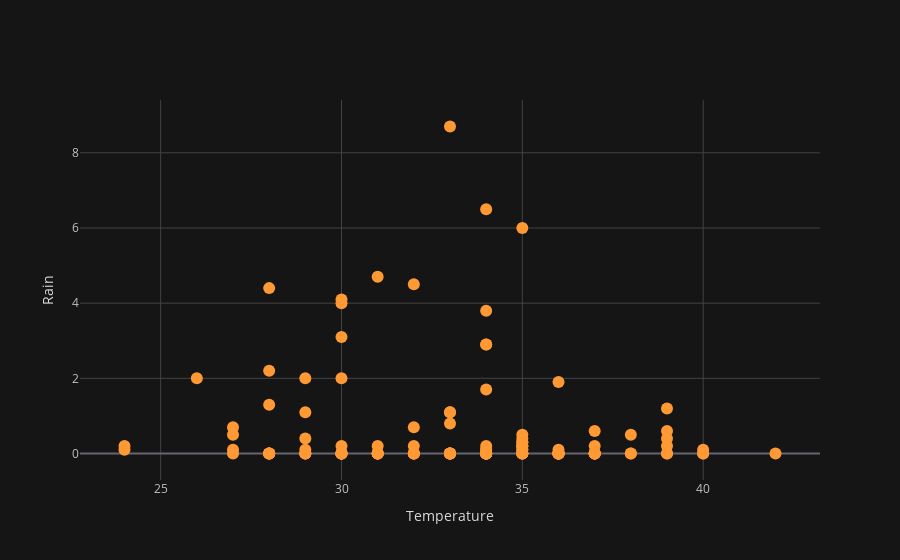

The cell this chart's notebook holds for it:
### Code cell
cf.set_config_file(theme='solar')
df.iplot(x = 'Temperature', y = 'Rain ', mode = 'markers', xTitle = 'Temperature', yTitle = 'Rain ')

### Figure 1 — Plotly figure (JSON) as saved in the notebook; plotly's stock layout.template omitted (floating-point values rounded to 4 significant figures)
{"data": [{"line": {"color": "rgba(255, 153, 51, 1.0)", "dash": "solid", "shape": "linear", "width": 1.3}, "marker": {"size": 12, "symbol": "circle"}, "mode": "markers", "name": "Rain ", "text": "", "type": "scatter", "x": [32, 30, 29, 30, 32, 35, 35, 28, 27, 30, 31, 27, 30, 27, 28, 29, 31, 33, 32, 31, 32, 33, 33, 35, 34, 36, 36, 37, 37, 34, 28, 33, 34, 34, 34, 35, 38, 35, 36, 34, 34, 36, 39, 37, 34, 31, 32, 33, 34, 36, 36, 32, 31, 33, 39, 35, 29, 33, 34, 36, 37, 38, 40, 39, 38, 34, 30, 34, 37, 39, 39, 40, 39, 35, 37, 35, 40, 42, 37, 35, 36, 36, 37, 36, 35, 34, 33, 36, 35, 35, 34, 30, 29, 28, 28, 30, 30, 34, 31, 30, 30, 29, 30, 31, 29, 28, 32, 33, 34, 36, 29, 34, 35, 33, 35, 26, 28, 30, 28, 27, 24, 24], "y": [0.7, 4, 2, 0, 0.2, 0.1, 0.2, 1.3, 0.1, 0, 0, 0, 2, 0.7, 0, 0.4, 4.7, 8.7, 4.5, 0.2, 0, 1.1, 0.8, 0, 0, 0, 0, 0, 0.6, 1.7, 2.2, 0, 0.1, 0, 0, 0.3, 0.5, 6, 1.9, 3.8, 2.9, 0, 0.6, 0.2, 0, 0, 0, 0, 0, 0, 0, 0, 0, 1.1, 1.2, 0.2, 0, 0, 0, 0, 0, 0, 0, 0, 0, 0.1, 3.1, 2.9, 0, 0, 0.2, 0, 0.4, 0.2, 0, 0.3, 0.1, 0, 0, 0.1, 0, 0, 0, 0, 0, 0, 0, 0, 0.4, 0.5, 0, 0, 0, 0, 0, 0.2, 4.1, 6.5, 0, 0, 0, 1.1, 0, 0, 0, 0, 0, 0, 0, 0.1, 0.1, 0.2, 0, 0, 0, 2, 0, 0, 4.4, 0.5, 0.1, 0.2]}], "layout": {"legend": {"bgcolor": "#151516", "font": {"color": "#D9D9D9"}}, "paper_bgcolor": "#151516", "plot_bgcolor": "#151516", "title": {"font": {"color": "#D9D9D9"}}, "xaxis": {"gridcolor": "#434343", "showgrid": true, "tickfont": {"color": "#C2C2C2"}, "title": {"font": {"color": "#D9D9D9"}, "text": "Temperature"}, "zerolinecolor": "#666570"}, "yaxis": {"gridcolor": "#434343", "showgrid": true, "tickfont": {"color": "#C2C2C2"}, "title": {"font": {"color": "#D9D9D9"}, "text": "Rain "}, "zerolinecolor": "#666570"}}}
